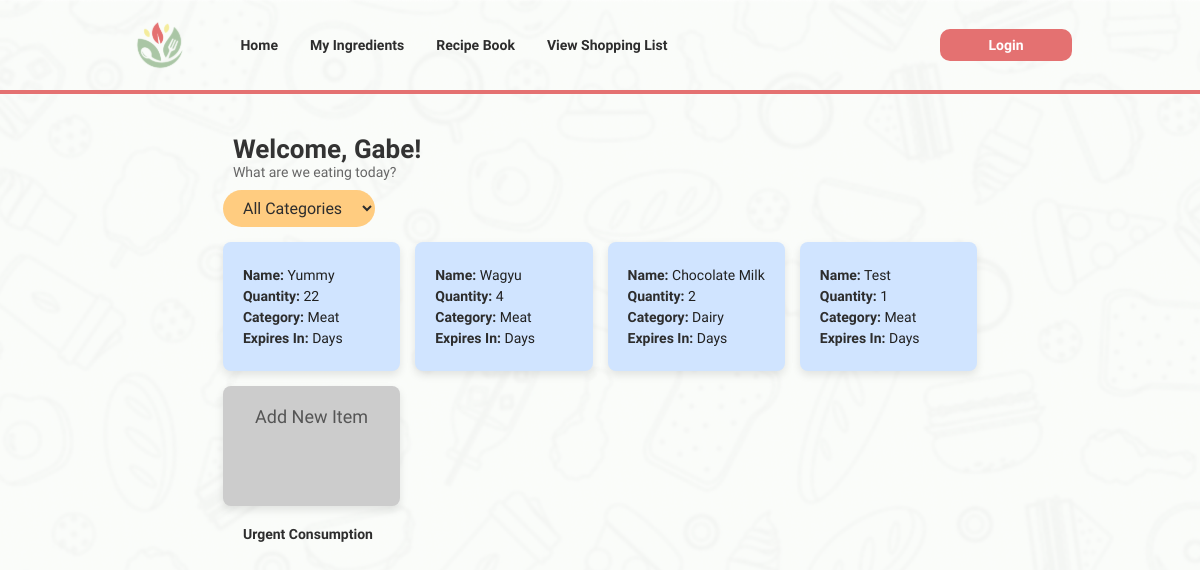
The page /ingredient/ on the database its author committed.
### apps/ingredient/models.py (models this page shows, shortened)
class Ingredient(models.Model):
    CATEGORY_CHOICES = [
        ('Meat', 'Meat'),
        ('Vegetable', 'Vegetable'),
        ('Dairy', 'Dairy'),
        ('Fruit', 'Fruit'),
    ]
    ingredient_id = models.AutoField(primary_key=True)
    name = models.CharField(max_length=100)
    quantity = models.IntegerField(default=1)  # Add this field for quantity
    category = models.CharField(max_length=100, choices=CATEGORY_CHOICES)
    image = models.ImageField(upload_to='ingredient/', null=True, blank=True)
    date_purchased = models.DateField(null=True, blank=True)  # Add this field for the purchase date
    expiry_date = models.DateField(null=True, blank=True)     # Add this field for expiry date

### apps/ingredient/views.py (the view)
# urls.py: path('', IngredientListView.as_view(), name='ingredient-list'),
class IngredientListView(ListView):
    model = Ingredient
    template_name = 'ingredient_list.html'
    context_object_name = 'ingredients'

### apps/ingredient/templates/ingredient_list.html (shortened to what this page needs)
{% extends "base.html" %}
{% block content %}
<div class="container">
    <h2>Welcome, Gabe!</h2>
    <p>What are we eating today?</p>
    <div class="filter-container">
        <select id="categoryFilter" class="filter-select" onchange="filterCategory()">
            <option value="all">All Categories</option>
        </select>
    </div>
    <div class="inventory-grid">
        {% for ingredient in ingredients %}
        <div class="inventory-item" data-category="{{ ingredient.category }}">
            <p><b>Name:</b> {{ ingredient.name }}</p>
            <p><b>Quantity:</b> {{ ingredient.quantity }}</p>
            <p><b>Category:</b> {{ ingredient.category }}</p>
            <p><b>Expires In:</b> {{ ingredient.days_until_expiry }} Days</p>
        </div>
        {% endfor %}
        <div class="add-item">
            <a href="/ingredient/new/">Add New Item</a>
        </div>
    </div>
    <div class ="title"><h3>Urgent Consumption</h3></div>
</div>
{% endblock %}

### static/css/base.css (style rules this page uses)
:root { --primary-coral: #e47171; --primary-peach: #f4c49c; --primary-lemon: #f3ef9b; --primary-sage: #aac6a5; --text-dark: #2d2d2d; --text-gray: #7c7b7b; }
*, *::before, *::after { padding: 0; margin: 0; box-sizing: border-box; }
html, body { width: 100%; height: 100%; }
body, body * { font-size: 14px; font-family: "Raleway", sans-serif; color: var(--text-dark); }
body { min-height: 100vh; background-image: url(/static/img/bg_doodle.png); background-size: cover; background-position: center; background-repeat: no-repeat; }

### apps/ingredient/templates/ingredient_list.html (style rules this page uses)
.container { max-width: 1000px; margin: 20px auto; padding: 20px; }
h2, p { text-align: left; margin-left: 10px; }
h2 { font-size: 26px; color: #333; }
p { color: #666; }
.inventory-grid { display: grid; grid-template-columns: repeat(4, 1fr); gap: 15px; }
.inventory-item { padding: 20px; background-color: #d0e4ff; border-radius: 8px; text-align: center; position: relative; box-shadow: 0px 4px 8px rgba(0, 0, 0, 0.1); transition: background-color 0.2s, transform 0.2s; min-height: 120px; overflow: hidden; }
.inventory-item::before { content: ''; position: absolute; top: 0; left: 0; right: 0; bottom: 0; background-color: rgba(0, 0, 0, 0.3); opacity: 0; transition: opacity 0.2s; }
.inventory-item p { font-size: 14px; color: #202020; margin: 5px 0; opacity: 1; transition: opacity 0.2s; }
.add-item { background-color: #ccc; color: #555; cursor: pointer; border-radius: 8px; text-align: center; position: relative; box-shadow: 0px 4px 8px rgba(0, 0, 0, 0.1); transition: background-color 0.2s, transform 0.2s; min-height: 120px; overflow: hidden; transition: background-color 0.3s ease; }
.add-item a { color: inherit; text-decoration: none; font-size: 18px; display: block; padding: 20px 0; }
.title { padding: 20px; }
.filter-select { background-color: #ffcc80; padding: 8px 16px; border: none; border-radius: 20px; cursor: pointer; font-size: 16px; display: flex; align-items: center; justify-content: center; margin-top: 10px; margin-bottom: 15px; }

### rows shown on the page
Ingredient: name "Yummy", quantity "22", category "Meat"
Ingredient: name "Wagyu", quantity "4", category "Meat"
Ingredient: name "Chocolate Milk", quantity "2", category "Dairy"
Ingredient: name "Test", quantity "1", category "Meat"
